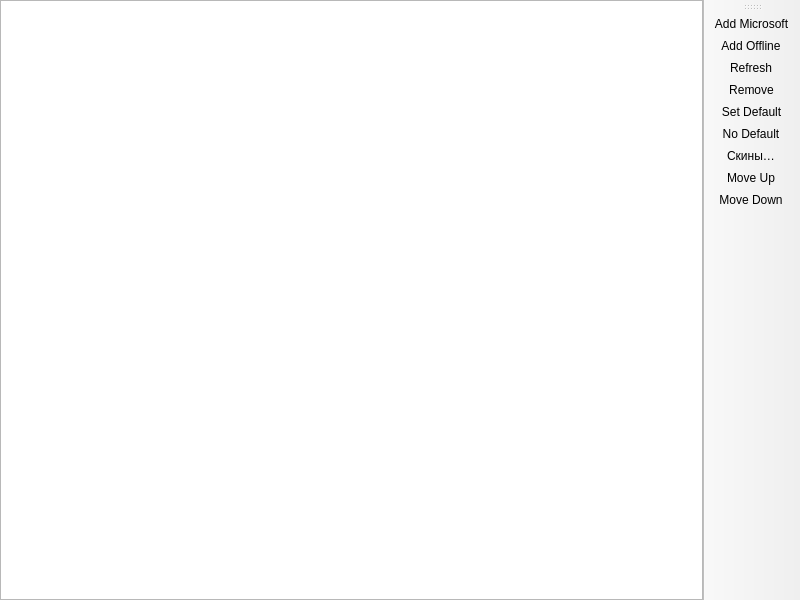
<?xml version="1.0" encoding="UTF-8"?>
<ui version="4.0">
 <class>AccountListPage</class>
 <widget class="QMainWindow" name="AccountListPage">
  <property name="geometry">
   <rect>
    <x>0</x>
    <y>0</y>
    <width>800</width>
    <height>600</height>
   </rect>
  </property>
  <widget class="QWidget" name="centralwidget">
   <layout class="QHBoxLayout" name="horizontalLayout">
    <property name="leftMargin">
     <number>0</number>
    </property>
    <property name="topMargin">
     <number>0</number>
    </property>
    <property name="rightMargin">
     <number>0</number>
    </property>
    <property name="bottomMargin">
     <number>0</number>
    </property>
    <item>
     <widget class="VersionListView" name="listView">
      <property name="alternatingRowColors">
       <bool>true</bool>
      </property>
      <property name="rootIsDecorated">
       <bool>false</bool>
      </property>
      <property name="itemsExpandable">
       <bool>false</bool>
      </property>
      <property name="allColumnsShowFocus">
       <bool>true</bool>
      </property>
      <attribute name="headerStretchLastSection">
       <bool>false</bool>
      </attribute>
     </widget>
    </item>
   </layout>
  </widget>
  <widget class="WideBar" name="toolBar">
   <attribute name="toolBarArea">
    <enum>RightToolBarArea</enum>
   </attribute>
   <attribute name="toolBarBreak">
    <bool>false</bool>
   </attribute>
   <addaction name="actionAddMicrosoft"/>
   <addaction name="actionAddOffline"/>
   <addaction name="actionRefresh"/>
   <addaction name="actionRemove"/>
   <addaction name="actionSetDefault"/>
   <addaction name="actionNoDefault"/>
   <addaction name="actionSkinManager"/>
   <addaction name="actionMoveUp"/>
   <addaction name="actionMoveDown"/>
  </widget>
  <action name="actionSetDefault">
   <property name="text">
    <string>&amp;Set Default</string>
   </property>
  </action>
  <action name="actionNoDefault">
   <property name="checkable">
    <bool>true</bool>
   </property>
   <property name="text">
    <string>&amp;No Default</string>
   </property>
  </action>
  <action name="actionAddMicrosoft">
   <property name="text">
    <string>&amp;Add Microsoft</string>
   </property>
  </action>
  <action name="actionAddOffline">
   <property name="text">
    <string>Add &amp;Offline</string>
   </property>
  </action>
  <action name="actionRefresh">
   <property name="text">
    <string>&amp;Refresh</string>
   </property>
   <property name="toolTip">
    <string>Refresh the account tokens</string>
   </property>
  </action>
  <action name="actionRemove">
   <property name="text">
    <string>Remo&amp;ve</string>
   </property>
  </action>
  <action name="actionMoveUp">
   <property name="text">
    <string>Move &amp;Up</string>
   </property>
  </action>
  <action name="actionMoveDown">
   <property name="text">
    <string>Move &amp;Down</string>
   </property>
  </action>
  <action name="actionSkinManager">
   <property name="icon">
    <iconset theme="accounts"/>
   </property>
   <property name="text">
    <string>Скины…</string>
   </property>
  </action>
 </widget>
 <customwidgets>
  <customwidget>
   <class>VersionListView</class>
   <extends>QTreeView</extends>
   <header>ui/widgets/VersionListView.h</header>
  </customwidget>
  <customwidget>
   <class>WideBar</class>
   <extends>QToolBar</extends>
   <header>ui/widgets/WideBar.h</header>
  </customwidget>
 </customwidgets>
 <resources/>
 <connections/>
</ui>
